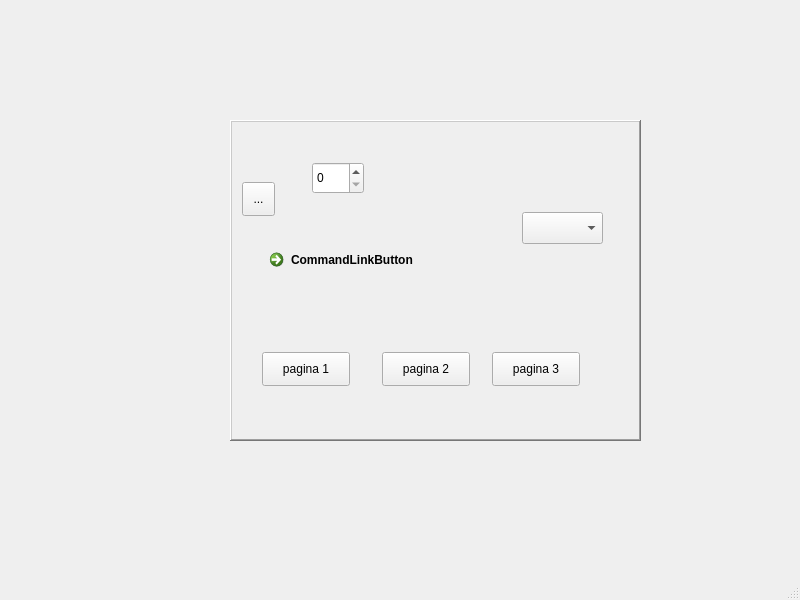
<?xml version="1.0" encoding="UTF-8"?>
<ui version="4.0">
 <class>MainWindow</class>
 <widget class="QMainWindow" name="MainWindow">
  <property name="geometry">
   <rect>
    <x>0</x>
    <y>0</y>
    <width>800</width>
    <height>600</height>
   </rect>
  </property>
  <property name="windowTitle">
   <string>MainWindow</string>
  </property>
  <widget class="QWidget" name="centralwidget">
   <widget class="QStackedWidget" name="stackedWidget">
    <property name="geometry">
     <rect>
      <x>230</x>
      <y>120</y>
      <width>411</width>
      <height>321</height>
     </rect>
    </property>
    <property name="frameShape">
     <enum>QFrame::WinPanel</enum>
    </property>
    <property name="frameShadow">
     <enum>QFrame::Raised</enum>
    </property>
    <property name="lineWidth">
     <number>0</number>
    </property>
    <widget class="QWidget" name="page_0">
     <widget class="QPushButton" name="pushButton">
      <property name="geometry">
       <rect>
        <x>30</x>
        <y>230</y>
        <width>88</width>
        <height>34</height>
       </rect>
      </property>
      <property name="text">
       <string>pagina 1</string>
      </property>
     </widget>
     <widget class="QPushButton" name="pushButton_2">
      <property name="geometry">
       <rect>
        <x>150</x>
        <y>230</y>
        <width>88</width>
        <height>34</height>
       </rect>
      </property>
      <property name="text">
       <string>pagina 2</string>
      </property>
     </widget>
     <widget class="QPushButton" name="pushButton_3">
      <property name="geometry">
       <rect>
        <x>260</x>
        <y>230</y>
        <width>88</width>
        <height>34</height>
       </rect>
      </property>
      <property name="text">
       <string>pagina 3</string>
      </property>
     </widget>
     <widget class="QCommandLinkButton" name="commandLinkButton">
      <property name="geometry">
       <rect>
        <x>30</x>
        <y>120</y>
        <width>175</width>
        <height>41</height>
       </rect>
      </property>
      <property name="text">
       <string>CommandLinkButton</string>
      </property>
     </widget>
     <widget class="QSpinBox" name="spinBox">
      <property name="geometry">
       <rect>
        <x>80</x>
        <y>40</y>
        <width>52</width>
        <height>32</height>
       </rect>
      </property>
     </widget>
     <widget class="QComboBox" name="comboBox">
      <property name="geometry">
       <rect>
        <x>290</x>
        <y>90</y>
        <width>81</width>
        <height>32</height>
       </rect>
      </property>
     </widget>
     <widget class="QToolButton" name="toolButton">
      <property name="geometry">
       <rect>
        <x>10</x>
        <y>60</y>
        <width>33</width>
        <height>34</height>
       </rect>
      </property>
      <property name="text">
       <string>...</string>
      </property>
     </widget>
    </widget>
    <widget class="QWidget" name="page_1">
     <widget class="QPushButton" name="pushButton_4">
      <property name="geometry">
       <rect>
        <x>120</x>
        <y>160</y>
        <width>88</width>
        <height>34</height>
       </rect>
      </property>
      <property name="text">
       <string>volver a home</string>
      </property>
     </widget>
     <widget class="QLabel" name="label">
      <property name="geometry">
       <rect>
        <x>110</x>
        <y>100</y>
        <width>58</width>
        <height>18</height>
       </rect>
      </property>
      <property name="text">
       <string>pagina 1</string>
      </property>
     </widget>
     <widget class="QSpinBox" name="spinBox_4">
      <property name="geometry">
       <rect>
        <x>290</x>
        <y>70</y>
        <width>52</width>
        <height>32</height>
       </rect>
      </property>
     </widget>
    </widget>
    <widget class="QWidget" name="page_2">
     <widget class="QPushButton" name="pushButton_5">
      <property name="geometry">
       <rect>
        <x>220</x>
        <y>160</y>
        <width>131</width>
        <height>34</height>
       </rect>
      </property>
      <property name="text">
       <string>volver a home</string>
      </property>
     </widget>
     <widget class="QLabel" name="label_2">
      <property name="geometry">
       <rect>
        <x>210</x>
        <y>100</y>
        <width>58</width>
        <height>18</height>
       </rect>
      </property>
      <property name="text">
       <string>pagina 2</string>
      </property>
     </widget>
     <widget class="QSpinBox" name="spinBox_3">
      <property name="geometry">
       <rect>
        <x>100</x>
        <y>80</y>
        <width>52</width>
        <height>32</height>
       </rect>
      </property>
     </widget>
    </widget>
    <widget class="QWidget" name="page_3">
     <widget class="QPushButton" name="pushButton_6">
      <property name="geometry">
       <rect>
        <x>200</x>
        <y>150</y>
        <width>131</width>
        <height>34</height>
       </rect>
      </property>
      <property name="text">
       <string>volver a home</string>
      </property>
     </widget>
     <widget class="QLabel" name="label_3">
      <property name="geometry">
       <rect>
        <x>190</x>
        <y>90</y>
        <width>58</width>
        <height>18</height>
       </rect>
      </property>
      <property name="text">
       <string>pagina 3</string>
      </property>
     </widget>
     <widget class="QSpinBox" name="spinBox_2">
      <property name="geometry">
       <rect>
        <x>300</x>
        <y>60</y>
        <width>52</width>
        <height>32</height>
       </rect>
      </property>
     </widget>
    </widget>
   </widget>
  </widget>
  <widget class="QMenuBar" name="menubar">
   <property name="geometry">
    <rect>
     <x>0</x>
     <y>0</y>
     <width>800</width>
     <height>30</height>
    </rect>
   </property>
  </widget>
  <widget class="QStatusBar" name="statusbar"/>
 </widget>
 <resources/>
 <connections>
  <connection>
   <sender>spinBox</sender>
   <signal>valueChanged(int)</signal>
   <receiver>stackedWidget</receiver>
   <slot>setCurrentIndex(int)</slot>
   <hints>
    <hint type="sourcelabel">
     <x>339</x>
     <y>199</y>
    </hint>
    <hint type="destinationlabel">
     <x>312</x>
     <y>158</y>
    </hint>
   </hints>
  </connection>
  <connection>
   <sender>spinBox_4</sender>
   <signal>valueChanged(int)</signal>
   <receiver>stackedWidget</receiver>
   <slot>setCurrentIndex(int)</slot>
   <hints>
    <hint type="sourcelabel">
     <x>556</x>
     <y>241</y>
    </hint>
    <hint type="destinationlabel">
     <x>497</x>
     <y>187</y>
    </hint>
   </hints>
  </connection>
  <connection>
   <sender>spinBox_3</sender>
   <signal>valueChanged(int)</signal>
   <receiver>stackedWidget</receiver>
   <slot>setCurrentIndex(int)</slot>
   <hints>
    <hint type="sourcelabel">
     <x>378</x>
     <y>251</y>
    </hint>
    <hint type="destinationlabel">
     <x>414</x>
     <y>174</y>
    </hint>
   </hints>
  </connection>
  <connection>
   <sender>spinBox_2</sender>
   <signal>valueChanged(int)</signal>
   <receiver>stackedWidget</receiver>
   <slot>setCurrentIndex(int)</slot>
   <hints>
    <hint type="sourcelabel">
     <x>559</x>
     <y>219</y>
    </hint>
    <hint type="destinationlabel">
     <x>527</x>
     <y>156</y>
    </hint>
   </hints>
  </connection>
 </connections>
</ui>
